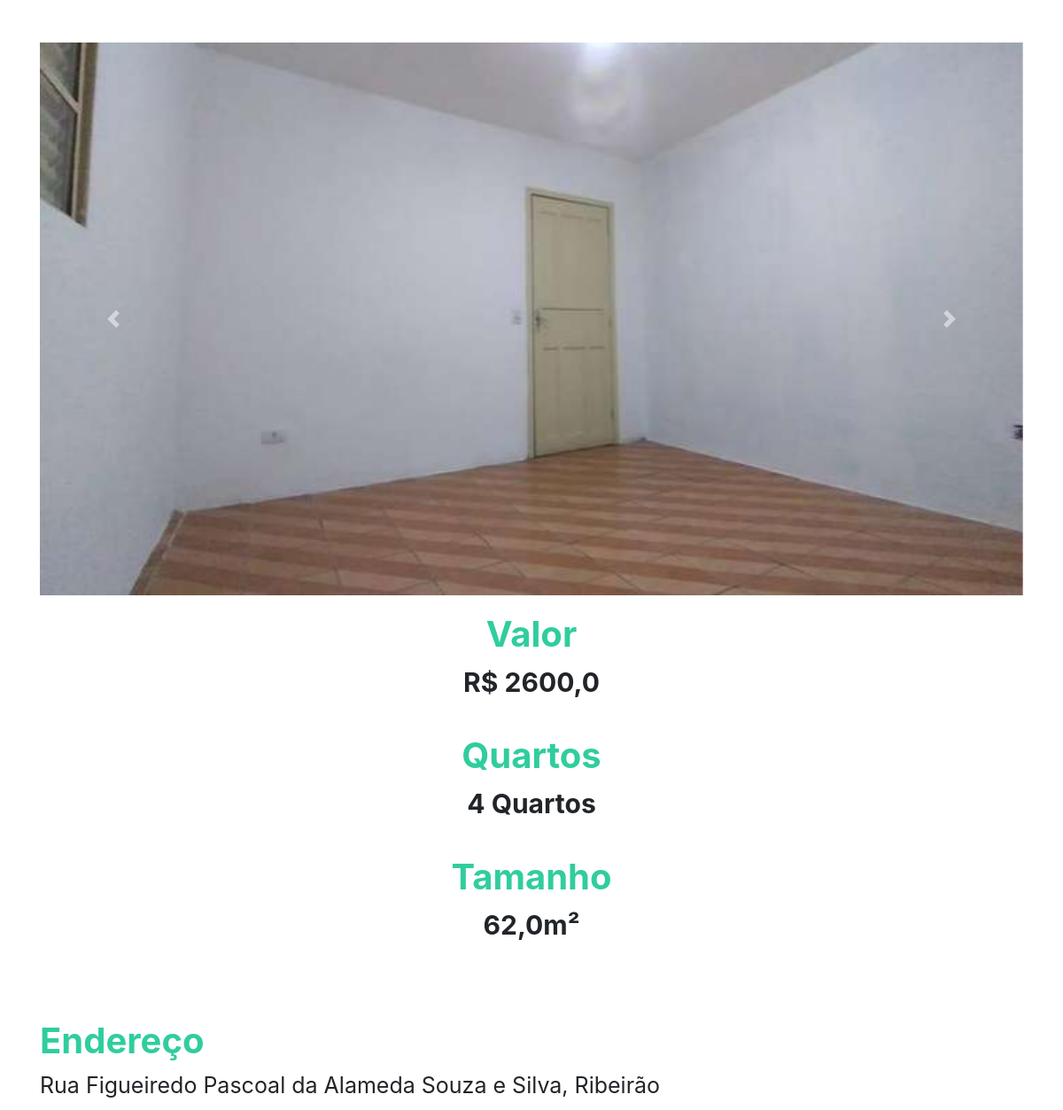
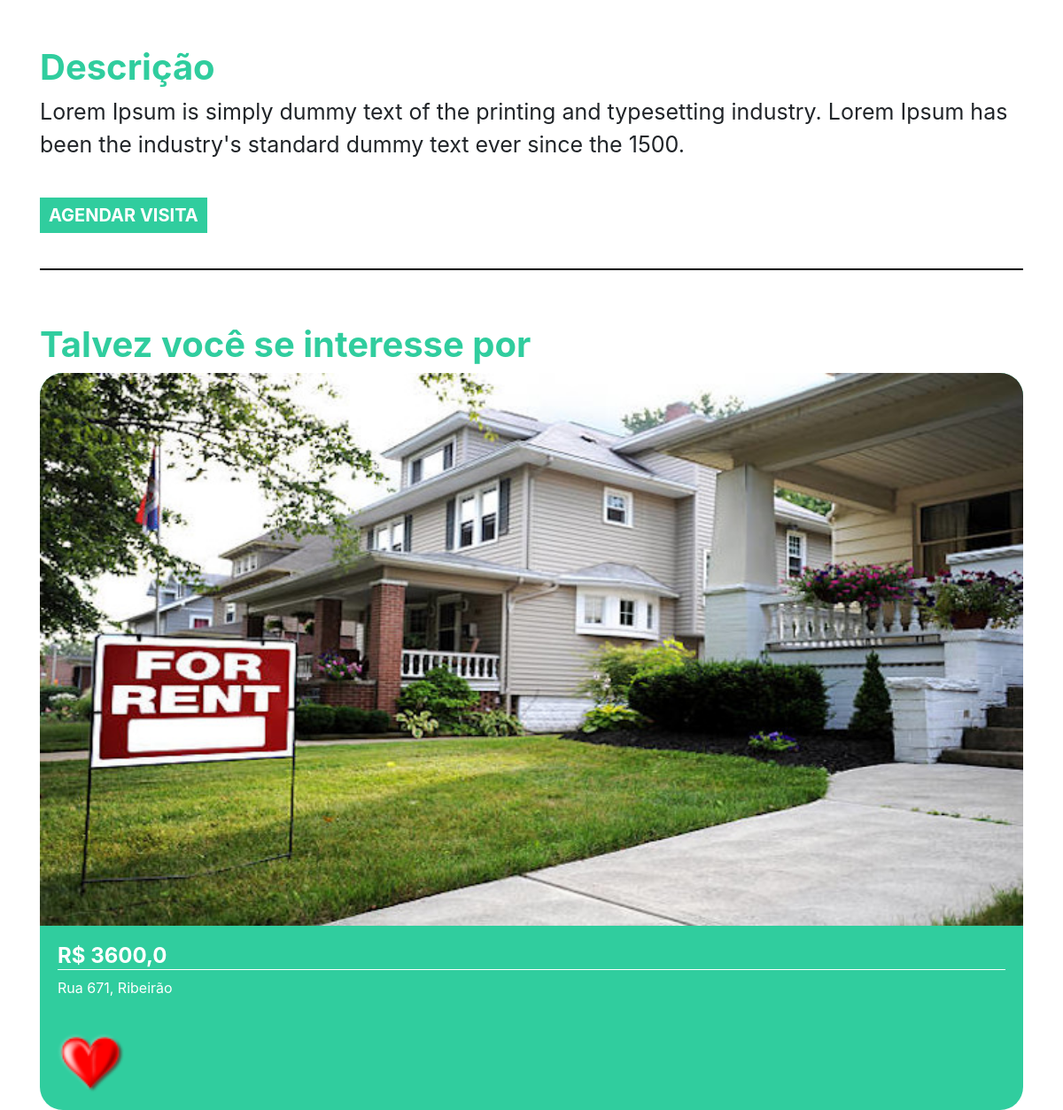
The page /imovel/1/ on the database its author committed (2 pictures, top to bottom).
### plataforma/models.py (models this page shows, shortened)
class Imagem(models.Model):
    img = models.ImageField(upload_to='img')
    def __str__(self) -> str:
        return self.img.url

class Imovei(models.Model):
    choices = (('V', 'Venda'),
               ('A', 'Aluguel'))
    choices_imovel = (('A', 'Apartamento'),
                      ('C', 'Casa'))
    imagens = models.ManyToManyField(Imagem)
    valor = models.FloatField()
    quartos = models.IntegerField()
    tamanho = models.FloatField()
    cidade = models.ForeignKey(Cidade, on_delete=models.DO_NOTHING)
    rua = models.CharField(max_length=50)
    tipo = models.CharField(max_length=1, choices=choices)
    tipo_imovel = models.CharField(max_length=1, choices=choices_imovel)
    numero = models.IntegerField()
    descricao = models.TextField()
    dias_visita = models.ManyToManyField(DiasVisita)
    horarios = models.ManyToManyField(Horario)

class Cidade(models.Model):
    nome = models.CharField(max_length=30)
    def __str__(self) -> str:
        return self.nome

### plataforma/views.py (the view)
# urls.py: path('imovel/<str:id>/', views.imovel, name="imovel"),
def imovel(request, id):
    imovel = get_object_or_404(Imovei, id=id)
    sugestoes = Imovei.objects.filter(cidade=imovel.cidade).exclude(id=id)[:2]
    return render(request, 'imovel.html', {'imovel': imovel, 'sugestoes': sugestoes, 'id': id})

### plataforma/models.py (called while the page is built)
    def __str__(self) -> str:
        return self.dia

    def __str__(self) -> str:
        return str(self.horario)

### plataforma/templates/imovel.html (shortened to what this page needs)
{% extends 'base.html' %}
{% load static %}
{% block 'head' %}
<link rel="stylesheet" href="{% static 'plataforma/css/home.css' %}">
{% endblock %}
{% block 'body' %}
<div style="text-align: center" class="container">
    <br>
    <br>
    <div id="carouselExampleControls" class="carousel slide" data-ride="carousel">
        <div class="carousel-inner">
            {% for img in imovel.imagens.all %}
            <div class="carousel-item {% if forloop.first %} active {% endif %}">
                <img class="d-block w-100" src="{{img}}" alt="First slide">
            </div>
            {% endfor %}
        </div>
        <a class="carousel-control-prev" href="#carouselExampleControls" role="button" data-slide="prev">
            <span class="carousel-control-prev-icon" aria-hidden="true"></span>
        </a>
        <a class="carousel-control-next" href="#carouselExampleControls" role="button" data-slide="next">
            <span class="carousel-control-next-icon" aria-hidden="true"></span>
        </a>
    </div>
    <div class="row">
        <div class="col-md-12">
            <h3 class="titulo_especificacao">Valor</h3>
            <p class="especificacao">R$ {{imovel.valor}}</p>
        </div>
        <div class="col-md-12">
            <h3 class="titulo_especificacao">Quartos</h3>
            <p class="especificacao">{{imovel.quartos}} Quartos</p>
        </div>
        <div class="col-md-12">
            <h3 class="titulo_especificacao">Tamanho</h3>
            <p class="especificacao">{{imovel.tamanho}}m²</p>
        </div>
    </div>
    <br>
    <br>
    <div style="text-align: left">
        <h3 class="titulo_especificacao">Endereço</h3>
        <p class="especificacao_endereco">{{imovel.rua}}, {{imovel.cidade }}</p>
    </div>
    <br>
    <div style="text-align: left">
        <h3 class="titulo_especificacao">Descrição</h3>
        <p class="especificacao_endereco">{{imovel.descricao}}</p>
        <br>
        <button class="btn_agendar_visita" data-toggle="modal" data-target="#exampleModal">AGENDAR VISITA</button>
        <br>
        <br>
    </div>
    <hr style="border: 1px solid black">
    <br>
    <div class="div_possivel_interesse">
        <h3 class="titulo_especificacao">Talvez você se interesse por</h3>
        <div class="row">
            {% for sugestao in sugestoes %}
            <div class="col-md-12">
                <div class="card_imovel">
                    <img class="img_capa_imovel" src="{{sugestao.imagens.all.0.img.url}}">
                    <div class="informacoes_imoveis">
                        <a class="a_none" href="{% url 'imovel' sugestao.id %}">
                            <h4 class="valor">R$ {{sugestao.valor}}</h4>
                        </a>
                        <p>{{sugestao.rua}}, {{sugestao.cidade}}</p>
                        <br>
                        <img width="7%" src="{% static 'plataforma/img/heart.png' %}">
                    </div>
                </div>
            </div>
            {% endfor %}
        </div>
    </div>
</div>
{% endblock %}

### templates/static/plataforma/css/home.css (style rules this page uses)
.card_imovel { background-color: #30CD9E !important; border-radius: 1.625rem; }
.img_capa_imovel { width: 100%; border-top-left-radius: 26px; border-top-right-radius: 26px; }
.informacoes_imoveis { padding: 20px; color: white; }
.valor { font-weight: bold; border-bottom: 1px solid white; }
.a_none { color: white; }
.titulo_especificacao { color: #30CD9E; font-weight: bold; margin-top: 20px; font-size: 40px; }
.especificacao { font-size: 30px; font-weight: bold; }
.especificacao_endereco { font-size: 25px; }
.btn_agendar_visita { border: none; background-color: #30CD9E; color: white; font-weight: bold; font-size: 20px; padding: 5px 10px 5px 10px; }
.div_possivel_interesse { text-align: left; }

### rows shown on the page
Imagem: img (picture)
Imovei: valor "2600,0", quartos "4", tamanho "62,0", rua "Rua Figueiredo Pascoal da Alameda Souza e Silva", cidade "Ribeirão", descricao "Lorem Ipsum is simply dummy text of the printing and typesetting industry. Lorem Ipsum has been the industry's standard dummy text ever since the 1500."
Imovei: imagens.all.0.img (picture), valor "3600,0", rua "Rua 671", cidade "Ribeirão"
